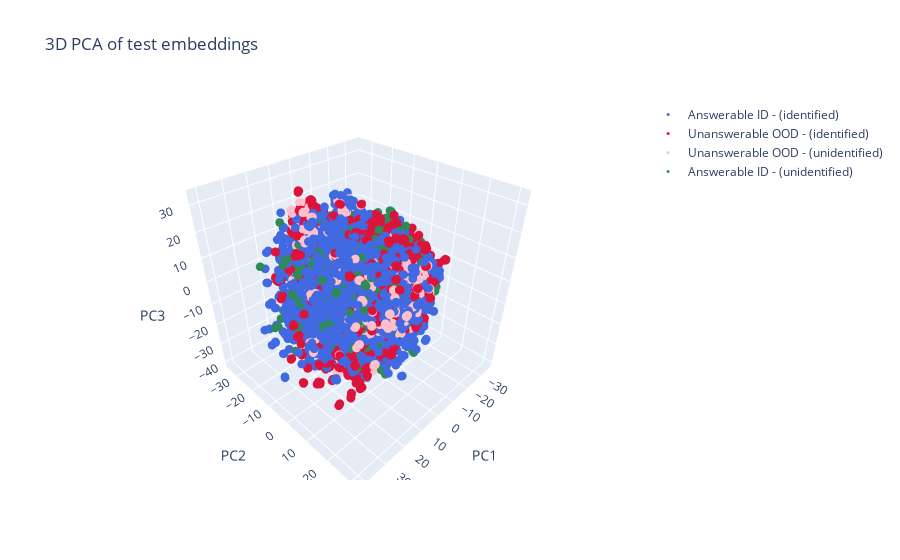

This figure's notebook cell:
### Code cell
# Plot PCA, t-SNE and UMAP of classified samples  
# -----------------------------------
from src.analysis.visualization import plot_dim_reduction_3d_embeddings

pca_config = {'n_components': 3}
tsne_config = {'n_components': 3, 'perplexity': 100}
umap_config = {'n_components': 3, 'n_neighbors': 15, 'min_dist': 0.1}

# --- PCA only ---
_ = plot_dim_reduction_3d_embeddings(
    id_test_embeddings=id_test_embeddings, 
    od_test_embeddings=od_test_embeddings, 
    labels_id=labels_id_thresh, 
    labels_ood=labels_ood_thresh, 
    pca_config=pca_config
)

### Figure 1 — Plotly figure (JSON) as saved in the notebook; plotly's stock layout.template omitted (floating-point values rounded to 4 significant figures; data arrays with more than 128 entries replaced by an {"elided": "..."} marker saying what was removed)
{"data": [{"marker": {"color": "royalblue", "size": 3}, "mode": "markers", "name": "Answerable ID - (identified)", "type": "scatter3d", "x": {"elided": "6849 float values"}, "y": {"elided": "6849 float values"}, "z": {"elided": "6849 float values"}}, {"marker": {"color": "crimson", "size": 3}, "mode": "markers", "name": "Unanswerable OOD - (identified)", "type": "scatter3d", "x": {"elided": "7245 float values"}, "y": {"elided": "7245 float values"}, "z": {"elided": "7245 float values"}}, {"marker": {"color": "pink", "size": 3}, "mode": "markers", "name": "Unanswerable OOD - (unidentified)", "type": "scatter3d", "x": {"elided": "1515 float values"}, "y": {"elided": "1515 float values"}, "z": {"elided": "1515 float values"}}, {"marker": {"color": "seagreen", "size": 3}, "mode": "markers", "name": "Answerable ID - (unidentified)", "type": "scatter3d", "x": {"elided": "1911 float values"}, "y": {"elided": "1911 float values"}, "z": {"elided": "1911 float values"}}], "layout": {"legend": {"font": {"size": 12}}, "scene": {"aspectmode": "cube", "xaxis": {"title": {"text": "PC1"}}, "yaxis": {"title": {"text": "PC2"}}, "zaxis": {"title": {"text": "PC3"}}}, "title": {"text": "3D PCA of test embeddings"}}}
